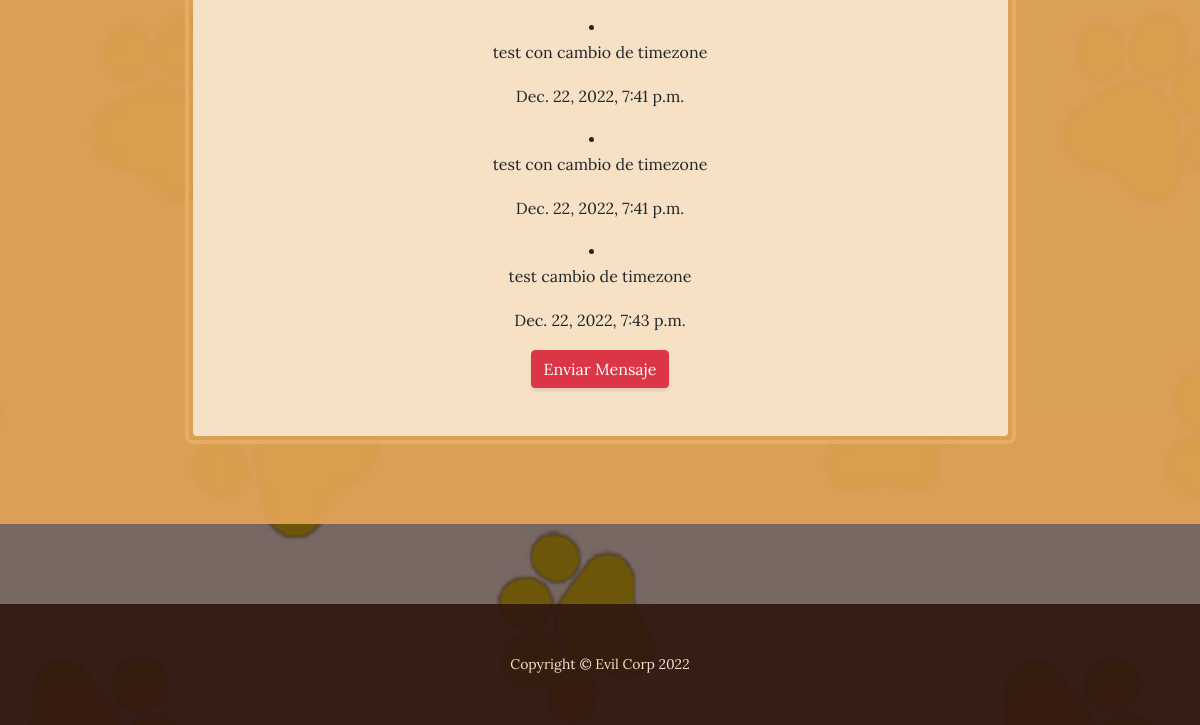
The app's page /contacto/mensajes/list (lower part), older data.
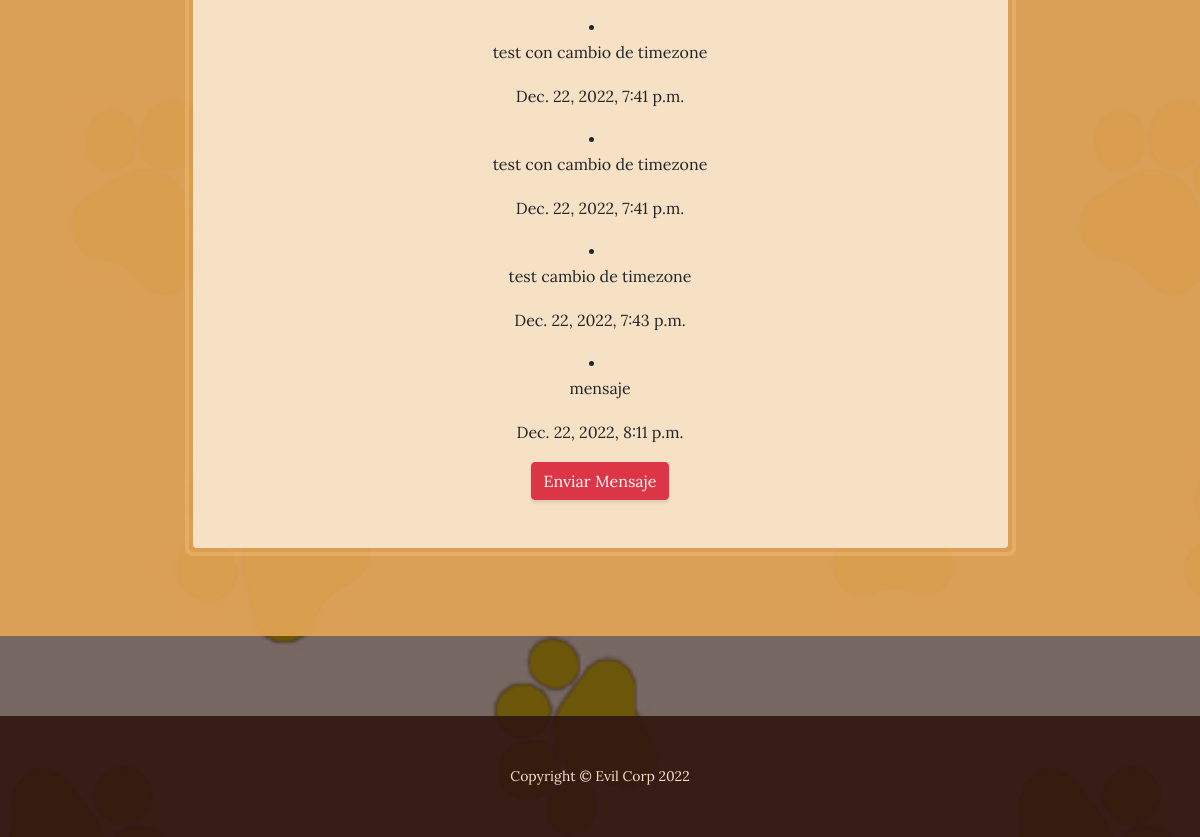
The same page, newer data.
### mensajes/models.py (models this page shows, shortened)
class Messaje(models.Model):
    id = models.AutoField(primary_key=True)
    mensaje = models.TextField(verbose_name= 'Mensaje', null=True)
    fecha = models.DateTimeField(auto_now_add=True)

### mensajes/views.py (the view)
# urls.py: path('mensajes/list', MessajeList.as_view(), name="mensaje-list"),
class MessajeList(ListView):
    model = Messaje
    template_name = "messaje_list.html"

### mensajes/templates/mensajes/messaje_list.html (shortened to what this page needs)
{% extends 'apptienda/base.html' %}
{% load static %}
{% block Contenido %}
{% if object_list %}
   {% for messaje in object_list %}
    <li>
      <p>{{messaje.mensaje}}</p>
      <p>{{messaje.fecha}}</p>
    </li>
    {% endfor %}
{% else %}
<p> Se el primero en dejar un mensaje! </p>
{% endif %}
<th>
    <a href="{% url 'mensaje-create' %}" class="btn btn-danger">
      Enviar Mensaje
    </a>
  </th>
{% endblock %}

Row changes from the older to the newer data that the page shows:
added Messaje: mensaje "mensaje", fecha "Dec. 22, 2022, 8:11 p.m."
